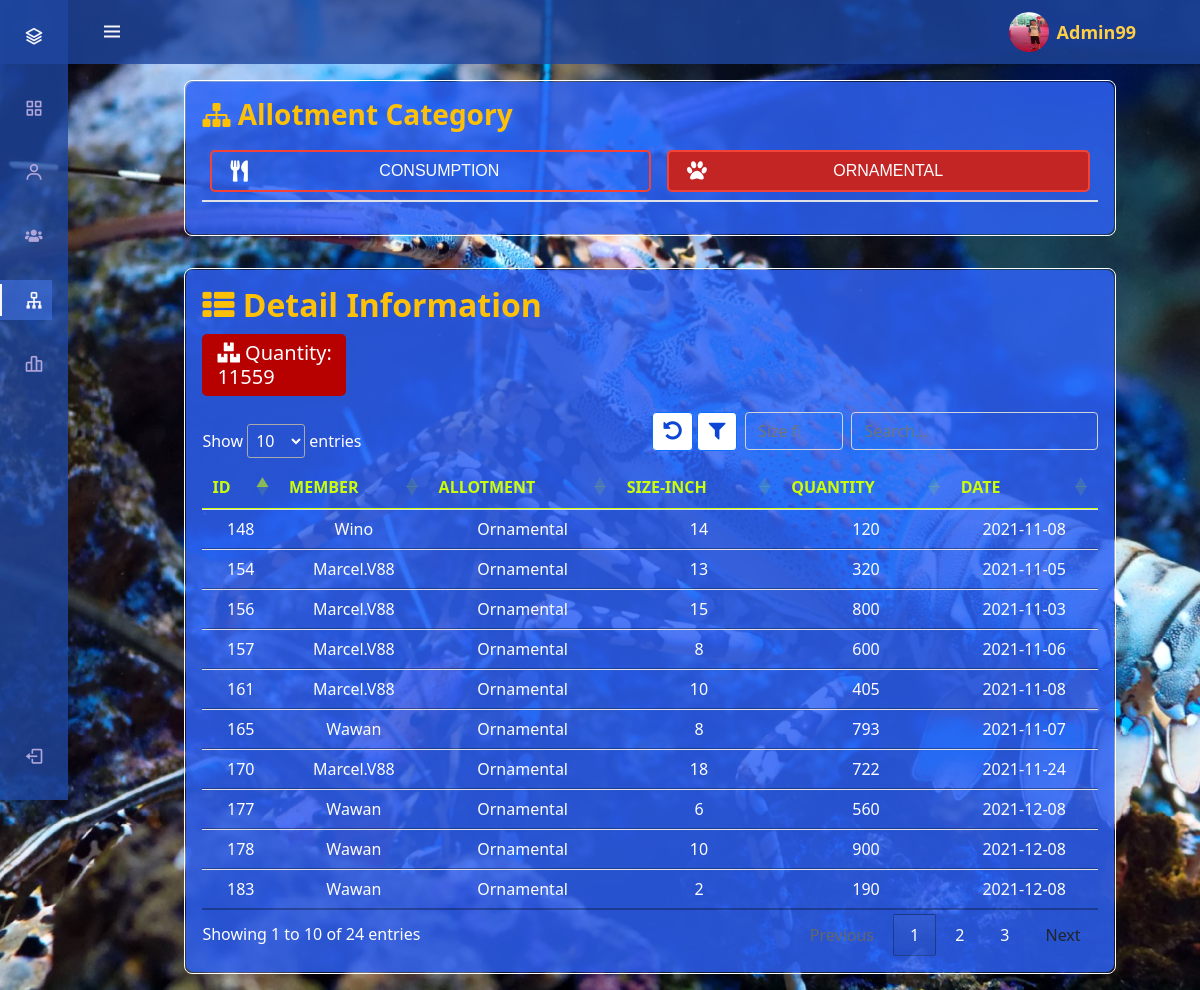
Screenshot of /admin_size_detail2.php (signed in) with the database file from the repository.
### tables this page shows
CREATE TABLE `information` (
  `info_id` int(11) NOT NULL,
  `pond_name` varchar(100) NOT NULL,
  `allotment` varchar(100) NOT NULL,
  `size` int(30) NOT NULL,
  `quantity` int(30) NOT NULL,
  `date` varchar(50) NOT NULL,
  `user_id` int(10) NOT NULL,
  `nameuser` varchar(50) NOT NULL
);

### admin_size_detail2.php (the view, shortened to what this page needs)
<?php
$user_id = $_SESSION['user_id'];
$img_prof = $_SESSION['img_prof'];
?>
<head>
    <link rel="stylesheet" href="css/main5.css">
    <link rel="stylesheet" href="css/button3.css">
    <link rel="stylesheet" href="css/sidebar4.css">
    <link rel="stylesheet" href="css/hover.css">
    <link rel="stylesheet" href="https://use.fontawesome.com/releases/v5.6.3/css/all.css">
    <link href="//maxcdn.bootstrapcdn.com/font-awesome/4.1.0/css/font-awesome.min.css" rel="stylesheet">
    <link rel="stylesheet" href="https://maxcdn.bootstrapcdn.com/bootstrap/4.0.0/css/bootstrap.min.css">
    <link rel="stylesheet" href="https://cdn.jsdelivr.net/npm/bootstrap@5.0.0-beta1/dist/css/bootstrap.min.css">
    <link href='https://unpkg.com/boxicons@2.1.1/css/boxicons.min.css' rel='stylesheet'>
    <link rel="stylesheet" href="https://cdnjs.cloudflare.com/ajax/libs/jquery/3.2.1/jquery.min.js">
    <link rel="stylesheet" type="text/css" href="//cdn.datatables.net/1.11.3/css/jquery.dataTables.min.css">
</head>
<body id="body-pd">
<header class="header" id="header">
        <div class="header_toggle"> <i class='bx bx-menu' id="header-toggle"></i> </div>
        <div class="space">
            <div class="header_img mr-2"> <img src="img/<?php echo $img_prof ?>" alt=""> </div>
            <a style="color: #ffcf47;" title="Edit Profile" href="admin_editprofile.php?id=<?php echo $user_id;?>">
                <?php echo"<b class=hover style=font-size:18px;>". $_SESSION['username'] . "</b>";?>
            </a>
        </div>
</header>
<div class="l-navbar" id="nav-bar">
        <nav class="nav">
            <div> <a href="#" class="nav_logo"> <i class='bx bx-layer nav_logo-icon'></i> <span class="nav_logo-name">Menu</span> </a>
                <div class="nav_list">
                    <a href="admin_view.php" class="nav_link">
                        <i class='bx bx-grid-alt nav_icon' title="Dashboard"></i>
                    </a>
                        <a href="admin_listuser.php" class="nav_link">
                        <i class='bx bx-user nav_icon' title="Users"></i>
                    </a>
                    <a href="admin_customer_lists.php" class="nav_link">
                        <i class='fas fa-users fa-sm nav_icon' style="margin-left: 1px;" title="Customer List"> </i>
                    </a>
                    <a href="admin_size_detail.php" class="nav_link active">
                        <i class='bx bx-sitemap nav_icon' title="Size Category"></i>
                    </a>
                    <a href="sales_graph.php" class="nav_link">
                        <i class='bx bx-bar-chart-alt-2 nav_icon' title="Sales Graph"></i>
                    </a>
                </div>
            </div>
        <a href="logout.php" class="nav_link">
            <i class='bx bx-log-out nav_icon'></i>
        </a>
    </nav>
</div>
<div class="page-content page-container" id="page-content">
<div class="padding" style="margin-top: 4em;">
<div class="d-flex justify-content-center">
    <div class="col-lg-8 grid-margin stretch-card">
        <div style="border: 1px solid #fff; border-radius: 8px;">
        <div class="card" style="border-radius: 8px; background: rgba(45, 98, 245, 0.2);">
            <div class="card-body" style="background: rgba(45, 98, 245, 0.8);">
            <h3 class="card-title" style="color: #ffc107;"><i class="fa fa-sitemap"></i> <b>Allotment Category</b></h3>
            <div class="table-responsive">
            <table class="table">
            <thead>
    <tr align='center'>
    <th>
        <a class="btn btncategory button3" href="admin_size_detail.php" style="width: 100%;">
            <i class="fas fa-utensils fa-lg mt-1" style="float: left;"></i> Consumption
        </a>
    </th>
    <th>
        <a class="btn btncategory button3" href="admin_size_detail2.php" style="width: 100%; background: #c32525;">
            <i class="fa fa-paw fa-lg mt-1" style="float: left;"></i> Ornamental
        </a>
    </th>
    </tr>
    </thead>
    </table>
        </div>
        </div>
        </div>
    </div>
    </div>
    </div>
</div>
</div>
<div class="page-content page-container" id="page-content">
<div class="padding">
<div class="d-flex justify-content-center">
    <div class="col-lg-8 grid-margin stretch-card">
        <div style="border: 1px solid #fff; border-radius: 8px;">
        <div class="card" style="border-radius: 8px; background: rgba(45, 98, 245, 0.2);">
            <div class="card-body" style="background: rgba(45, 98, 245, 0.8);">
            <h2 class="card-title" style="color: #ffc107;"><i class="fa fa-th-list"></i> <b>Detail Information</b></h2>
            <div class="table-responsive">
            <table class="table" id="category">
            <thead>
                <tr align='center'>
                    <th>ID</th>
                    <th>Member</th>
                    <th>Allotment</th>
                    <th>Size-Inch</th>
                    <th>Quantity</th>
                    <th>Date</th>
                </tr>
            </thead>
            <tbody id="myTable">
        <?php
            $server = "localhost";
            $user = "root";
            $pass = "";
            $database = "database";
            $conn = mysqli_connect($server, $user, $pass, $database) or die(mysqli_error());
                $sql = "SELECT * FROM information ";
                $res = mysqli_query($conn, $sql);
                $sno = 0;
                $sno = $sno + 1;
             if($res==true)
                {
                    $count_rows = mysqli_num_rows($res);
                    if($count_rows>0)
                    {
                        if(ISSET($_POST['filter'])){
                            $category=$_POST['category'];
$query=mysqli_query($conn, "SELECT * FROM information WHERE `size`='$category' AND `allotment`='Ornamental' ORDER BY info_id ASC") or die(mysqli_error($conn));
                            $qty = 0;
                            while($row=mysqli_fetch_array($query)){
                                $qty += $row['quantity'];
                                $info_id = $row['info_id'];?>
                                <tr align='center' style="background: transparent;"><?php
                                    echo"<td>".$info_id."</td>
                                        <td>".$row['nameuser']."</td>
                                        <td>".$row['allotment']."</td>
                                        <td>".$row['size']."</td>
                                        <td>".$row['quantity']."</td>
                                        <td>".$row['date']."</td>
                                     </tr>";
                                     $sno++;
                            }
                        } else {
                            $query=mysqli_query($conn, "SELECT * FROM information WHERE `allotment`='Ornamental' ORDER BY info_id ASC") or die(mysqli_error());
                            $qty = 0;
                            while($row=mysqli_fetch_array($query)){
                                $qty += $row['quantity'];
                                $info_id = $row['info_id'];?>
                                <tr align='center' style="background: transparent;"><?php
                                    echo"<td>".$info_id."</td>
                                        <td>".$row['nameuser']."</td>
                                        <td>".$row['allotment']."</td>
                                        <td>".$row['size']."</td>
                                        <td>".$row['quantity']."</td>
                                        <td>".$row['date']."</td>
                                     </tr>";
                            }
                        }
                        ?>
            <div style="width: 100%; float: left;">
            <div class="total" style="width: 16%;">
                <h5 class="card-text ml-2"><i class="fas fa-boxes" title="Filter"></i>  Quantity: <?php echo $qty; ?></h6>
            </div>
            <div style="overflow: hidden; margin-bottom: -1.7em; width: 55%; float: right; position: relative; z-index: 1;">
            <form method="POST">
                <input type="text" class="form-control" style="float: right; width: 50%; background: transparent; color: #fff;" id="myInput" placeholder="Search..." title="Type in a name">
                <input type="number" name="category" placeholder="Size filter" class="filter form-select mr-2 ml-1" style="float: right; width: 20%; background: transparent; color: #fff; text-align: center;">
                <button class="btn btn-outline-primary float-right mr-1" name="filter">
                    <i class="fa fa-filter fa-lg" title="Filter"></i>
                </button>
                <button class="btn btn-outline-primary float-right mr-1" name="reset">
                    <i class="fa fa-undo fa-lg" title="Reset"></i>
                </button>
            </form>
        </div>
            </div>
                        <?php
                    }
                }
            ?>
            </tbody>
            </table>
            </div>
            </div>
        </div>
        </div>
        </div>
        </div>
    </div>
</div>
</body>

### css/main5.css (style rules this page uses)
body { background-color: #f9f9fa }
.padding { padding: 1rem }
.card { box-shadow: none; -webkit-box-shadow: none; -moz-box-shadow: none; -ms-box-shadow: none; }
.card { position: relative; display: flex; flex-direction: column; min-width: 0; word-wrap: break-word; background-clip: border-box; border: 1px solid #fff; }
.card-body { border-radius: 8px; }
.card .card-title { color: #ccfd09; margin-bottom: 0.625rem; text-transform: capitalize; font-family:'Noto Sans', sans-serif; }
.table-responsive { display: block; width: 100%; overflow-x: auto; -webkit-overflow-scrolling: touch; -ms-overflow-style: -ms-autohiding-scrollbar }
.table, .jsgrid .jsgrid-table { width: 100%; max-width: 100%; margin-bottom: 1rem; background-color: transparent }
.table thead th, .jsgrid .jsgrid-table thead th { border-top: 0; border-bottom-width: 1px; text-transform: uppercase }
.table td, .jsgrid .jsgrid-table td { padding: .875rem 0.9375rem; color: #fff; }
#myInput { width: 25%; }

### css/button3.css (style rules this page uses)
.btn { -webkit-border-radius: 10; -moz-border-radius: 10; border-radius: 10px; font-family: Arial; color: #fcfcfc; font-size: 15px; background: #d93434; padding: 10px 20px 10px 20px; text-decoration: none; }
h2 { font: cursive; }

### css/sidebar4.css (style rules this page uses)
a { text-decoration: none }
.header { width: 100%; height: var(--header-height); position: fixed; top: 0; left: 0; display: flex; align-items: center; justify-content: space-between; padding: 0 1rem; background-color: rgba(30, 70, 161, 0.8); z-index: var(--z-fixed); transition: .5s; color: white; }
.space { display: flex; align-items: center; padding: 0 2rem; }
.header_toggle { color: var(--white-color); font-size: 1.5rem; cursor: pointer }
.header_img { width: 35px; height: 35px; display: flex; justify-content: center; border-radius: 50%; overflow: hidden }
.header_img img { width: 40px }
.l-navbar { position: fixed; top: 0; left: -30%; width: var(--nav-width); height: 100vh; background-color: rgba(30, 70, 161, 0.8); padding: .5rem 1rem 0 0; transition: .5s; z-index: var(--z-fixed) }
.nav { height: 100%; display: flex; flex-direction: column; justify-content: space-between; overflow: hidden }
.nav_logo, .nav_link { display: grid; grid-template-columns: max-content max-content; align-items: center; column-gap: 1rem; padding: .5rem 0 .5rem 1.5rem }
.nav_logo { margin-bottom: 2rem }
.nav_logo-icon { font-size: 1.25rem; color: var(--white-color) }
.nav_link { position: relative; color: var(--first-color-light); margin-bottom: 1.5rem; transition: .3s }
.nav_icon { font-size: 1.25rem }
.active { color: var(--white-color); background-color: rgba(62, 109, 217, 0.7); border-top-right-radius: 12px; border-bottom-right-radius: 12px; transition: .3s; }
.active::before { content: ''; position: absolute; left: 0; width: 2px; height: 32px; background-color: var(--white-color) }
@media screen and (min-width: 768px) { body { margin: calc(var(--header-height) + 1rem) 0 0 0; padding-left: calc(var(--nav-width) + 2rem) } }
@media screen and (min-width: 768px) { .header { height: calc(var(--header-height) + 1rem); padding: 0 2rem 0 calc(var(--nav-width) + 2rem) } }
@media screen and (min-width: 768px) { .header_img { width: 40px; height: 40px } }
@media screen and (min-width: 768px) { .header_img img { width: 45px } }
@media screen and (min-width: 768px) { .l-navbar { left: 0; padding: 1rem 1rem 0 0 } }

### admin_size_detail2.php (style rules this page uses)
body { background-image: url("back/blue_lobster1.jpg"); background-attachment: fixed; background-repeat:no-repeat; background-size:cover; }
.btn-outline-primary { background-color: #fff; color: #0d46d7; float: right; padding: 10.5px; }
a:hover, a, th { text-decoration: none; color: #ccfd09; }
.col-lg-8 { flex: 0 0 auto; width: 90%; max-width: 100%; }
.btncategory { border: none; padding: 7px 18px; text-align: center; text-decoration: none; transition-duration: 0.4s; cursor: pointer; }
.button3 { background: transparent; color: white; border: 2px solid #f44336; border-radius: 5px; }
.total { background: transparent; color: #ffcf47; padding: 6px; }
.total { background: #b70000; color: white; padding: 7px; border-radius: 5px; transition: 0.3s; }

### rows the page displays
information: info_id "148", nameuser "Wino", allotment "Ornamental", size "14", quantity "120", date "2021-11-08"
information: info_id "154", nameuser "Marcel.V88", allotment "Ornamental", size "13", quantity "320", date "2021-11-05"
information: info_id "156", nameuser "Marcel.V88", allotment "Ornamental", size "15", quantity "800", date "2021-11-03"
information: info_id "157", nameuser "Marcel.V88", allotment "Ornamental", size "8", quantity "600", date "2021-11-06"
information: info_id "161", nameuser "Marcel.V88", allotment "Ornamental", size "10", quantity "405", date "2021-11-08"
information: info_id "165", nameuser "Wawan", allotment "Ornamental", size "8", quantity "793", date "2021-11-07"
information: info_id "170", nameuser "Marcel.V88", allotment "Ornamental", size "18", quantity "722", date "2021-11-24"
information: info_id "177", nameuser "Wawan", allotment "Ornamental", size "6", quantity "560", date "2021-12-08"
information: info_id "178", nameuser "Wawan", allotment "Ornamental", size "10", quantity "900", date "2021-12-08"
information: info_id "183", nameuser "Wawan", allotment "Ornamental", size "2", quantity "190", date "2021-12-08"

### other values shown
$_SESSION['username'] "Admin99"
$qty "11559"
